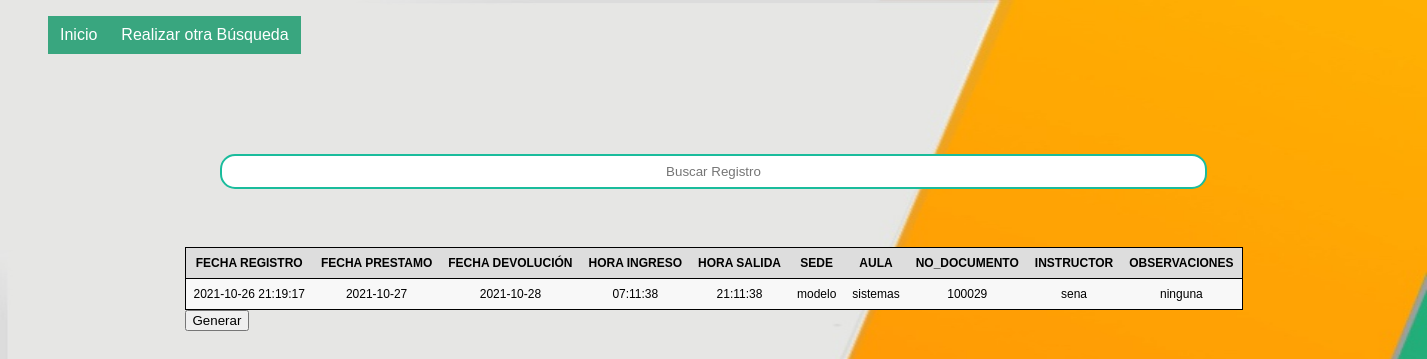
Page /controladores/c-historial.php on the committed database.
### tables this page shows
CREATE TABLE prestamo_ambientes(
    fecha_registro timestamp NOT NULL,
    No_documento int (15) NOT NULL,
    hora_ingreso TIME NOT NULL,
    hora_salida TIME  NOT NULL,
    observaciones varchar (100),
    `no`INT (20) NOT NULL,
    id int(11) DEFAULT NULL,
    fecha_prestamo date NOT NULL,
    fecha_devolucion date NOT NULL,
    PRIMARY KEY (fecha_registro)
);

CREATE TABLE ambientes(
    `no` INT(20) NOT NULL AUTO_INCREMENT,
    cede VARCHAR(20)NOT NULL,
    nom_aula VARCHAR(20) NOT NULL,
    PRIMARY KEY (`no`)
);

CREATE TABLE instructores (
    No_documento int(15) NOT NULL,
    nom_instructor varchar (30)NOT NULL,
    PRIMARY KEY (No_documento)
);

### vistas/v-busqueda.php (called while the page is built, shortened)
<?php
$conexion = Conex::conectar();
$buscar = $_POST['buscar'];
$SQL_READ="SELECT prestamo.fecha_registro, prestamo.fecha_registro, prestamo.fecha_prestamo, prestamo.fecha_devolucion,
             prestamo.hora_ingreso, prestamo.hora_salida, ambientes.cede, ambientes.nom_aula,
             instructores.No_documento, instructores.nom_instructor, prestamo.observaciones FROM
            ambientes INNER JOIN prestamo_ambientes AS prestamo on ambientes.no=prestamo.no
            INNER JOIN instructores  ON instructores.No_documento=prestamo.No_documento
             WHERE ambientes.cede like '%".$buscar."%' OR prestamo.fecha_prestamo LIKE'%".$buscar."%' OR instructores.nom_instructor LIKE'%".$buscar."%'
              OR ambientes.nom_aula LIKE'%".$buscar."%'";
$sql_query = mysqli_query($conexion, $SQL_READ);

### vistas/v-historial.php (the view, shortened to what this page needs)
<html>
<head>
</head>
<body>
        <div class="header">
		<ul class="nav">
			<li><a href="../index.php">Inicio</a></li>
			<li><a href="../controladores/c-historial.php">Realizar otra Búsqueda</a></li>
		</ul>
	</div>
       <br>
	<form action="../controladores/c-historial.php" method="POST">
                  <div class="field" id="buscar">
                        <input type="text" id="buscar" name= "buscar" placeholder="Buscar Registro"/>
                  </div>
      </form>
       <div class="container">
            <div>
                   <table class="table" >
                        <thead><br>
                              <th>Fecha Registro</th>
                              <th>Fecha prestamo</th>
                              <th>Fecha devolución</th>
                              <th>Hora Ingreso</th>
                              <th>Hora Salida</th>
                              <th>Sede</th>
                              <th>aula</th>
                              <th>No_documento</th>
                              <th>instructor</th>
                              <th>Observaciones</th>
                        </thead>
                        <tbody>
                        <?php
                              include "v-busqueda.php";
                              while($row= mysqli_fetch_array($sql_query)){?>
                              <tr>
                              <td data-label="Fecha Registro:"><?=$row['fecha_registro'] ?></td>
                              <td data-label="Fecha prestamo:"><?=$row['fecha_prestamo']?></td>
                              <td data-label="Fecha devolucion:"><?=$row['fecha_devolucion']?></td>
                              <td data-label="Hora Ingreso:"><?=$row['hora_ingreso']?></td>
                              <td data-label="Hora Salida:"><?=$row['hora_salida']?></td>
                              <td data-label="Cede:"><?=$row['cede']?></td>
                              <td data-label="aula:"><?=$row['nom_aula']?></td>
                              <td data-label="No_documento:"><?=$row['No_documento']?></td>
                              <td data-label="instructor:"><?=$row['nom_instructor']?></td>
                              <td data-label="Observaciones:"><?=$row['observaciones']?></td>
                              </tr>
                              <?php }?>
                        </tbody>
                  </table>
                  <div class = "bs">
                       <?php
                       if ($sql_query->num_rows) {
                             $di="pdf.php?id=$buscar";
                             echo "<button onClick='window.open(". '"' . $di . '"'. ");'>Generar</button>";
                       }
                       ?>
                  </div>
            </div>
      </div>
</body>
</html>

### controladores/c-historial.php (shortened to what this page needs)
<!DOCTYPE html>
<html lang="en">
    <head>
        <link rel = "stylesheet" href ="../css/historial.css">
    </head>
    <body>
            <?php include( "../vistas/v-historial.php" ); ?>
    </body>
</html>

### css/historial.css (style rules this page uses)
body { font-family:Tahoma; background-image: url("../img/sena.jpg"); background-repeat: no-repeat; background-size: 100% 100%; background-attachment: fixed; }
.header { margin:auto; width:119%; font-family:Arial, Helvetica, sans-serif; }
ul, ol { list-style:none; }
.nav > li { float:left; }
.nav li a { background-color:#39A67F; color:#fff; text-decoration:none; padding:10px 12px; display:block; }
#buscar { position: relative; text-align: center; display: flex; }
.container { width: 100%; justify-content: center; display: flex; }
.table { width: 100%; border: 1px solid #ccc; border-collapse: collapse; margin: 0; font-family:Arial; }
.table tr { background-color: #f8f8f8; border: 1px solid black; }
.table th, .table td { font-size: 12px; padding: 8px; text-align: center; width: max-content; }
.table thead th { text-transform: uppercase; background-color: #ddd; }
.field { position: absolute; top: 40px; display:flex; position:realtive; margin:5em auto; width:70%; flex-direction:row; }
.field>input[type=text] { flex:1; padding:0.6em; border:0.2em solid rgb(26, 188, 156); border-radius: 15px; }
.bs { position:center; }

### rows in the picture
prestamo_ambientes: fecha_registro "2021-10-26 21:19:17", fecha_prestamo "2021-10-27", fecha_devolucion "2021-10-28", hora_ingreso "07:11:38", hora_salida "21:11:38", no.cede "modelo", no.nom_aula "sistemas", No_documento.No_documento "100029", No_documento.nom_instructor "sena", observaciones "ninguna"
